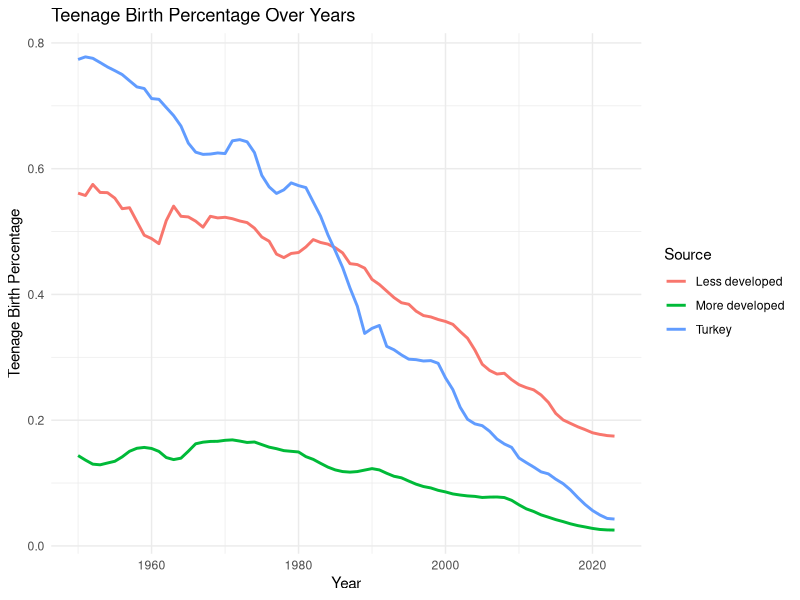
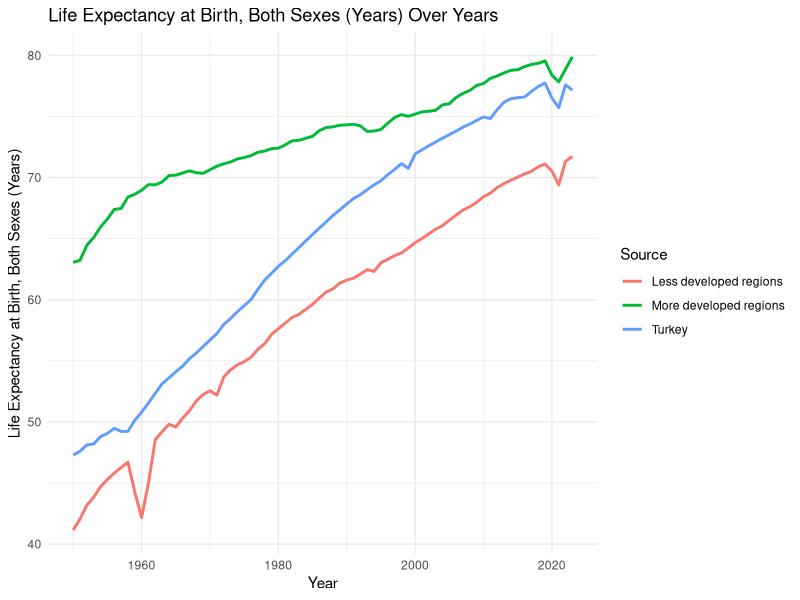
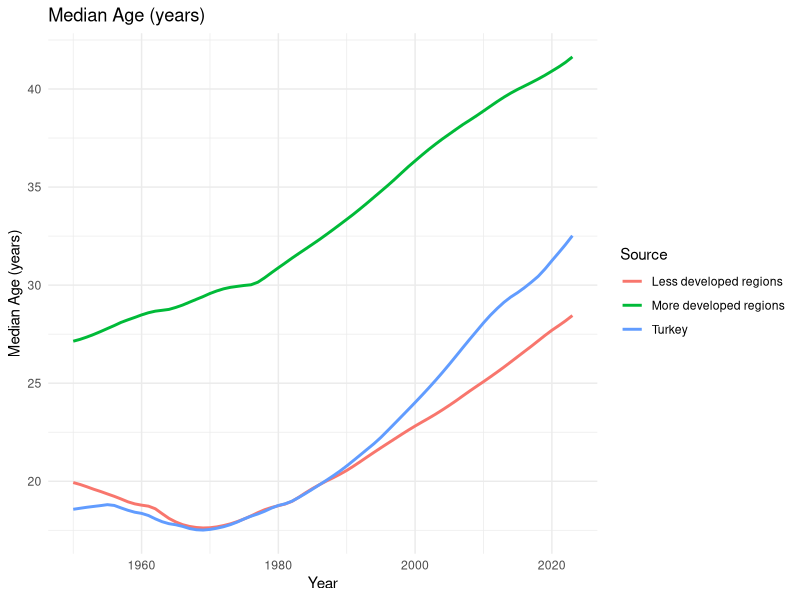
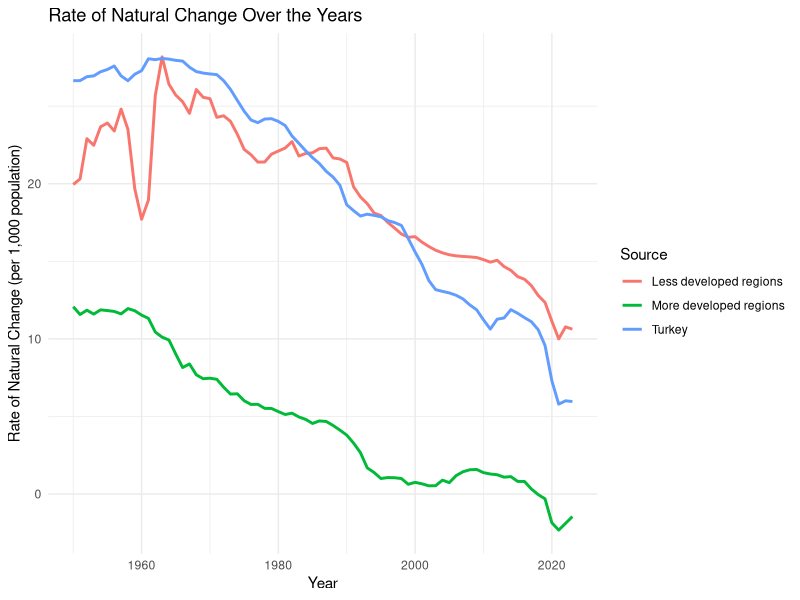
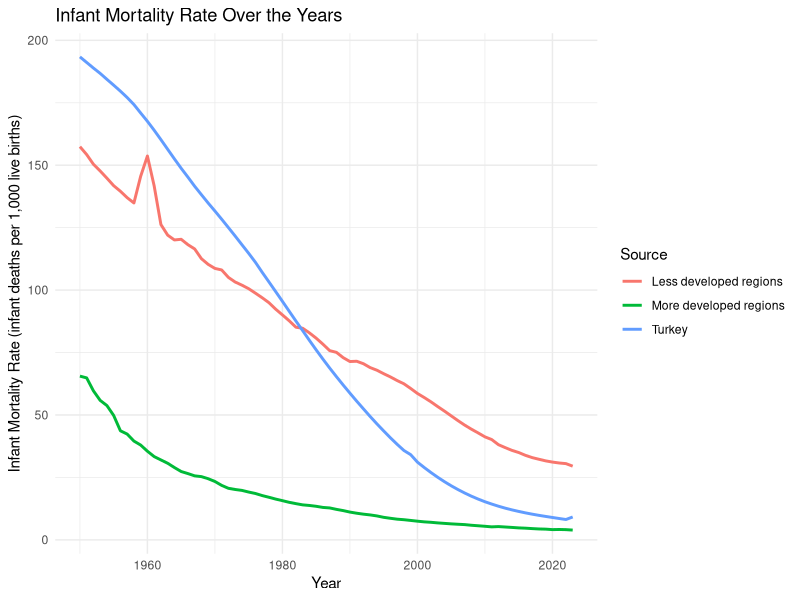

Write the R code that produced these figures, in order.
## ---- chunk 1

## ---- chunk 2
# Load required libraries
library(readxl)   # For reading Excel files
library(tidyverse) # For data manipulation
library(ggplot2)   # For plotting

# Load the data from the Excel file
other_parameters <- read_excel("data/other_parameters.xlsx")

# Filter the data for Turkey, More Developed, and Less Developed regions
turkey_data_other <- other_parameters %>%
  filter(`Region, subregion, country or area *` == "Turkey")

more_developed_data_other <- other_parameters %>%
  filter(`Region, subregion, country or area *` == "More developed regions")

less_developed_data_other <- other_parameters %>%
  filter(`Region, subregion, country or area *` == "Less developed regions")

# Adding a "Source" column to each dataset for identification
turkey_data_other$Source <- "Turkey"
more_developed_data_other$Source <- "More developed"
less_developed_data_other$Source <- "Less developed"

# Combine the datasets into one
combined_data <- rbind(turkey_data_other, more_developed_data_other, less_developed_data_other)

# Plotting the graph for Teenage Birth Percentage
ggplot(combined_data, aes(x = Year, y = `Teenage Birth Percentage`, color = Source)) +
  geom_line(linewidth = 1) +  # Add lines
  labs(
    title = "Teenage Birth Percentage Over Years",
    x = "Year",
    y = "Teenage Birth Percentage"
  ) +
  theme_minimal()  # Clean theme


## ---- chunk 3
# Load required libraries
library(readxl)   # For reading Excel files
library(tidyverse) # For data manipulation
library(ggplot2)   # For plotting

# Load the data from the Excel file
life_expectancy <- read_excel("data/life_expectancy.xlsx")

# Filter the data for Turkey, More Developed, and Less Developed regions
turkey_expectancy <- life_expectancy %>%
  filter(`Region, subregion, country or area *` == "Turkey")

more_developed_expectancy <- life_expectancy %>%
  filter(`Region, subregion, country or area *` == "More developed regions")

less_developed_expectancy <- life_expectancy %>%
  filter(`Region, subregion, country or area *` == "Less developed regions")

# Adding a "Source" column to each dataset for identification
turkey_expectancy$Source <- "Turkey"
more_developed_expectancy$Source <- "More developed regions"
less_developed_expectancy$Source <- "Less developed regions"

# Combine the datasets into one
combined_data <- rbind(turkey_expectancy, more_developed_expectancy, less_developed_expectancy)

# Plotting the graph for Life Expectancy at Birth (both sexes) Over Years
ggplot(combined_data, aes(x = Year, y = `Life Expectancy at Birth, both sexes (years)`, color = Source)) +
  geom_line(linewidth = 1) +  # Add lines for each group
  labs(
    title = "Life Expectancy at Birth, Both Sexes (Years) Over Years",
    x = "Year",
    y = "Life Expectancy at Birth, Both Sexes (Years)"
  ) +
  theme_minimal()  # Clean and minimal theme for the plot

## ---- chunk 4
# Load required libraries
library(readxl)   # For reading Excel files
library(tidyverse) # For data manipulation
library(ggplot2)   # For plotting

# Load the data from the Excel file
change_in_population <- read_excel("data/change_in_population.xlsx")

# Filter the data for Turkey, More Developed, and Less Developed regions
turkey_median_age <- change_in_population %>%
  filter(`Region, subregion, country or area *` == "Turkey")

more_developed_median_age <- change_in_population %>%
  filter(`Region, subregion, country or area *` == "More developed regions")

less_developed_median_age <- change_in_population %>%
  filter(`Region, subregion, country or area *` == "Less developed regions")

# Adding a "Source" column to each dataset for identification
turkey_median_age$Source <- "Turkey"
more_developed_median_age$Source <- "More developed regions"
less_developed_median_age$Source <- "Less developed regions"

# Combine the datasets into one
combined_data <- rbind(turkey_median_age, more_developed_median_age, less_developed_median_age)

# Plotting the graph for Life Expectancy at Birth (both sexes) Over Years
ggplot(combined_data, aes(x = Year, y = `Median Age, as of 1 July (years)`, color = Source)) +
  geom_line(linewidth = 1) +  # Add lines for each group
  labs(
    title = "Median Age (years)",
    x = "Year",
    y = "Median Age (years)"
  ) +
  theme_minimal()  # Clean and minimal theme for the plot



## ---- chunk 5
# Load required libraries
library(readxl)   # For reading Excel files
library(tidyverse) # For data manipulation
library(ggplot2)   # For plotting

# Load the data from the Excel file
change_in_population <- read_excel("data/change_in_population.xlsx")

# Filter the data for Turkey, More Developed, and Less Developed regions
turkey_rate_of_natural_change <- change_in_population %>%
  filter(`Region, subregion, country or area *` == "Turkey")

more_developed_rate_of_natural_change <- change_in_population %>%
  filter(`Region, subregion, country or area *` == "More developed regions")

less_developed_rate_of_natural_change <- change_in_population %>%
  filter(`Region, subregion, country or area *` == "Less developed regions")

# Adding a "Source" column to each dataset for identification
turkey_rate_of_natural_change$Source <- "Turkey"
more_developed_rate_of_natural_change$Source <- "More developed regions"
less_developed_rate_of_natural_change$Source <- "Less developed regions"

# Combine the datasets into one
combined_data <- rbind(turkey_rate_of_natural_change, more_developed_rate_of_natural_change, less_developed_rate_of_natural_change)

# Plotting the graph for Life Expectancy at Birth (both sexes) Over Years
ggplot(combined_data, aes(x = Year, y = `Rate of Natural Change (per 1,000 population)`, color = Source)) +
  geom_line(linewidth = 1) +  # Add lines for each group
  labs(
    title = "Rate of Natural Change Over the Years",
    x = "Year",
    y = "Rate of Natural Change (per 1,000 population)"
  ) +
  theme_minimal()  # Clean and minimal theme for the plot
## ---- chunk 6
# Load required libraries
library(readxl)   # For reading Excel files
library(tidyverse) # For data manipulation
library(ggplot2)   # For plotting

# Load the data from the Excel file
child <- read_excel("data/child.xlsx")

# Filter the data for Turkey, More Developed, and Less Developed regions
turkey_rate_of_infant_mortality <- child %>%
  filter(`Region, subregion, country or area *` == "Turkey")

more_developed_rate_of_infant_mortality <- child %>%
  filter(`Region, subregion, country or area *` == "More developed regions")

less_developed_rate_of_infant_mortality <- child %>%
  filter(`Region, subregion, country or area *` == "Less developed regions")

# Adding a "Source" column to each dataset for identification
turkey_rate_of_infant_mortality$Source <- "Turkey"
more_developed_rate_of_infant_mortality$Source <- "More developed regions"
less_developed_rate_of_infant_mortality$Source <- "Less developed regions"

# Combine the datasets into one
combined_data <- rbind(turkey_rate_of_infant_mortality, more_developed_rate_of_infant_mortality, less_developed_rate_of_infant_mortality)

# Plotting the graph for Life Expectancy at Birth (both sexes) Over Years
ggplot(combined_data, aes(x = Year, y = `Infant Mortality Rate (infant deaths per 1,000 live births)`, color = Source)) +
  geom_line(linewidth = 1) +  # Add lines for each group
  labs(
    title = "Infant Mortality Rate Over the Years",
    x = "Year",
    y = "Infant Mortality Rate (infant deaths per 1,000 live births)"
  ) +
  theme_minimal()  # Clean and minimal theme for the plot
